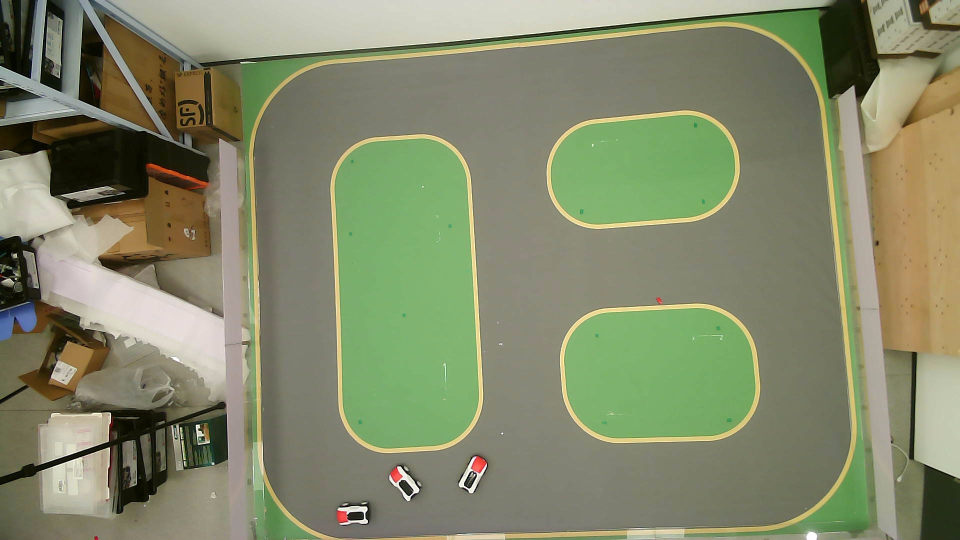
#> input picture 2.jpg, 1920 x 1080 px, given in place of blank.jpg, which was not available (shown at 1/2 size)
$ python detect_two.py   (older library calls are emulated)
#> lines starting #> are read from the running program, lines starting #| are printed output that depends on the picture; after the words box and inside, x2 and y2 are one past the last pixel; in counts of white or black regions, pixels touching at a corner belong together; long printed decimals are rounded; pictures that were not available may be replaced by others from this repository, and a replacement may not be noted
#> further down, img_refer is the input picture: shape (1080, 1920, 3); mean B, G, R 106.5, 136.9, 131.2
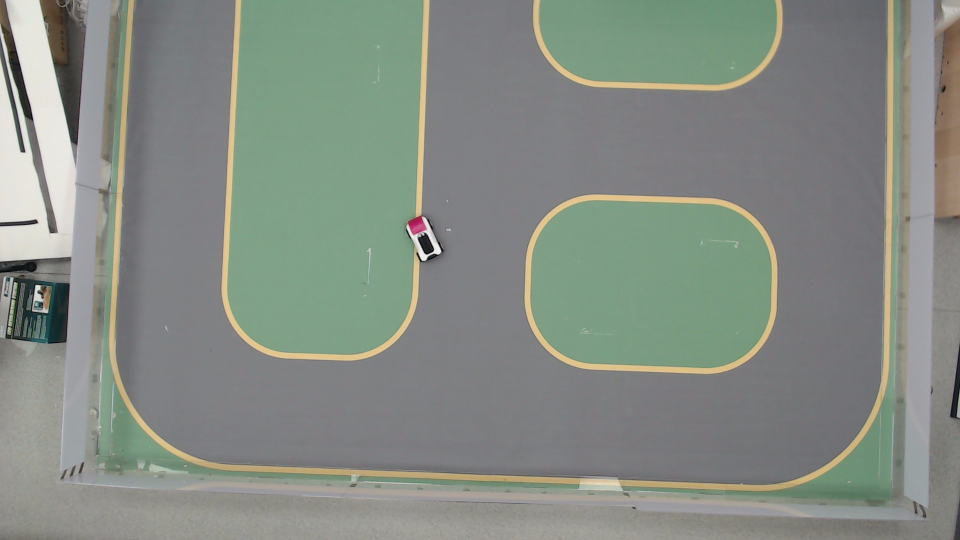
#> input picture c3.jpg, 1920 x 1080 px (shown at 1/2 size)
#> further down, img_current is the input picture: shape (1080, 1920, 3); mean B, G, R 131.9, 140.1, 132.9

import numpy as np
import cv2
import logging
import math
import imutils
from time import sleep
import time
np.set_printoptions(threshold=np.inf)
logging.basicConfig(level=logging.DEBUG,format='%(asctime)s - %(levelname)s: %(message)s')
# logging.basicConfig(level=logging.DEBUG,
#                     format='%(asctime)s - %(filename)s[line:%(lineno)d] - %(levelname)s: %(message)s')
class CarDetection:
    # [149 lines left out: functions __init__, pic_process, flash_last_frame, car_location_detection, car_direction_detection, car_info and 1 more, not called in this run]

class PointRotation:
    # [15 lines left out: functions __init__, rotating_coordinate, not called in this run]
    def move_coordinate(self,point):
        self.middle_point =  (point[0] - self.refer1_point[0],point[1] - self.refer1_point[1])
    def final_coordinate(self,point):
        self.transform_point = (point[0],point[1] + 250)
    # [5 lines left out: function transform, not called in this run]

class RedCar:
    # [131 lines left out: functions __init__, location, car_info, not called in this run]

class BlueCar:
    # [127 lines left out: functions __init__, location, car_info, not called in this run]


class CyanCar:
    def __init__(self, frame):
        self.car_location = ((0, 0), (80, 40), 0)
        self.car_direction = 0
        self.car_point = (0, 0)
        self.car_pic_rect = (0, 0, 80, 40)
        self.cyan_block_location = ((0, 0), (10, 5), 0)
        self.refer_frame = frame
        self.current_frame = frame
        self.car_thresh = 60
        self.car_kernel = np.ones((9, 9), np.uint8)
        self.lower_cyan = np.array([165, 43, 46])
        self.upper_cyan = np.array([170, 255, 255])
        self.cyan_block_kernel = np.ones((3, 3), np.uint8)
        self.cyan_pixel = 20
        self.cyan_area = 10
        self.head_point = (0, 0)
        self.detection_flag = False

    def location(self):
        # cv2.imshow("refer",self.refer_frame)
        # cv2.imshow("current",self.current_frame)
        # cv2.waitKey(100000)
        diff = cv2.absdiff(self.current_frame, self.refer_frame)
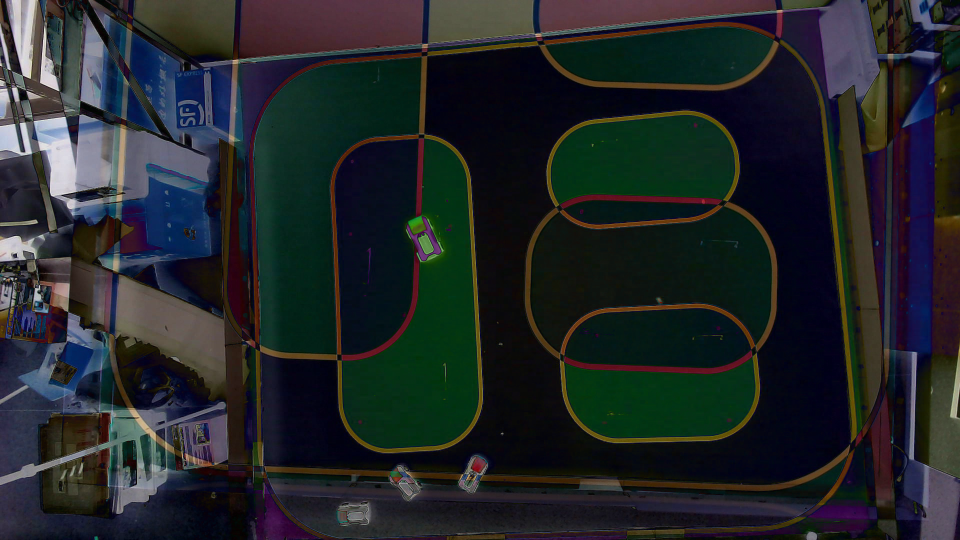
#> diff: shape (1080, 1920, 3) (shown at 1/2 size); mean B, G, R 40.3, 38.3, 33.8
        gray = cv2.cvtColor(diff, cv2.COLOR_RGB2GRAY)
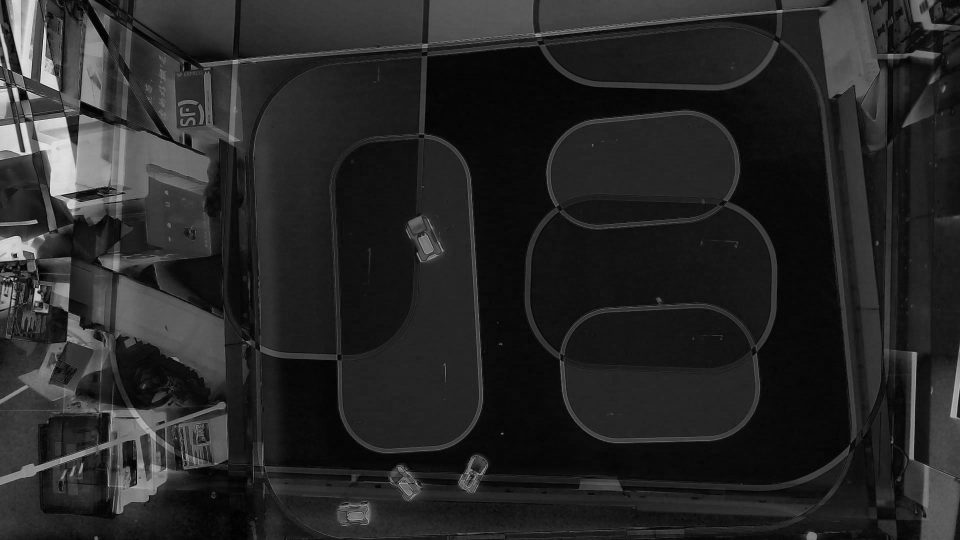
#> gray: shape (1080, 1920) (shown at 1/2 size); min 0, max 233, mean 38.4
        _, thresh = cv2.threshold(gray, self.car_thresh, 255, 0)
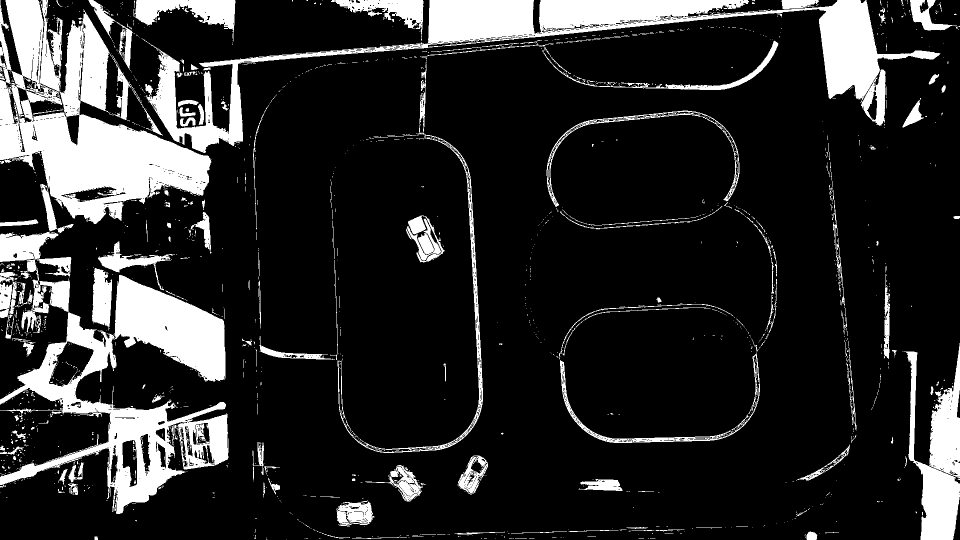
#> thresh: shape (1080, 1920) (shown at 1/2 size); 16.9% white; 1863 white regions (1640 under 20 px), largest, box (x1, y1, x2, y2) and area: (0, 0, 423, 448) 80836, (284, 0, 1881, 306) 78433, (0, 625, 457, 1028) 43639
        open = cv2.morphologyEx(thresh, cv2.MORPH_CLOSE, self.car_kernel)
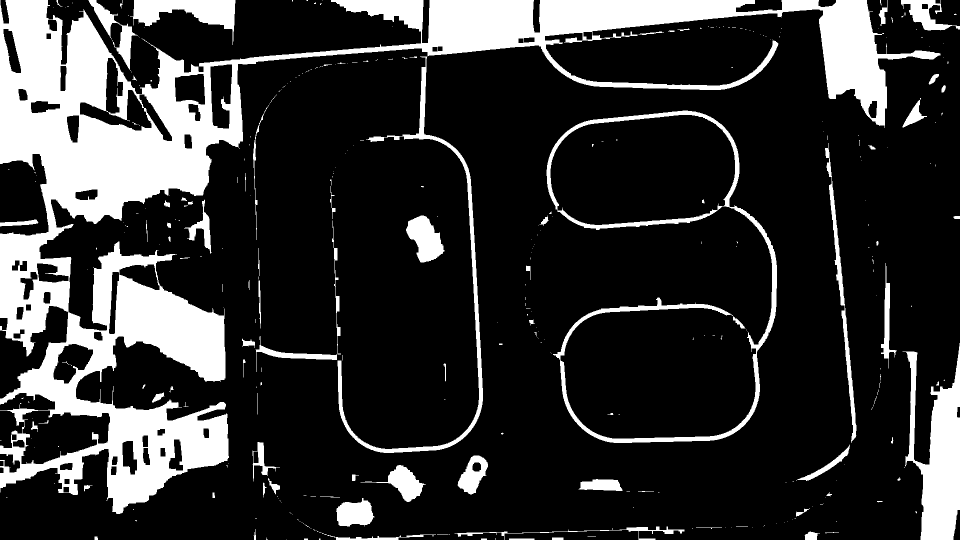
#> open: shape (1080, 1920) (shown at 1/2 size); 20.2% white; 362 white regions (272 under 20 px)
        # cv2.imshow("diff thresh",thresh)
        # cv2.imshow("diff open",open)
        # cv2.waitKey(100000)
        car_contours, car_hier = cv2.findContours(open, cv2.RETR_EXTERNAL, cv2.CHAIN_APPROX_SIMPLE)
#> car_contours = 346 contours, 284 with area under 20; largest, box (x1, y1, x2, y2) and area: (0, 0, 1881, 1028) 360841, (1093, 221, 1554, 886) 85753, (1805, 686, 1920, 1080) 22029, (675, 112, 966, 906) 9075, (260, 0, 471, 90) 7630; car_hier = 346 rows, first 6: [1, -1, -1, -1], [2, 0, -1, -1], [3, 1, -1, -1], [4, 2, -1, -1], [5, 3, -1, -1], [6, 4, -1, -1]
        print("%%%%", len(car_contours))
#| %%%% 346
        if len(car_contours) == 0:
            # no car detected
            self.detection_flag = False
        for cidx, cnt in enumerate(car_contours):
            car_x, car_y, car_w, car_h = cv2.boundingRect(cnt)
            self.car_pic_rect = (car_x, car_y, car_w, car_h)
            car = self.current_frame[car_y:car_y + car_h, car_x:car_x + car_w]
            car_hsv = cv2.cvtColor(car, cv2.COLOR_BGR2HSV)
            # process for the red block
            car_mask = cv2.inRange(car_hsv, lowerb=self.lower_cyan, upperb=self.upper_cyan)
            cyan_light = car_mask.sum()
            # cv2.imshow("mask",car_mask)
            # cv2.imshow("car",car)
            # cv2.waitKey(20000)
            # at least 10 pixel
            if cyan_light > self.cyan_pixel * 255:
                # print("light is: ",(red_light))
                self.car_location = cv2.minAreaRect(cnt)
                print("car location: ", self.car_location)
                # process the red block area
                car_open = cv2.morphologyEx(car_mask, cv2.MORPH_OPEN, self.cyan_block_kernel)
                car_close = cv2.morphologyEx(car_mask, cv2.MORPH_CLOSE, self.cyan_block_kernel)
                # [5 lines of commented-out code are left out]
                cyan_block_contours, cyan_block_hier = cv2.findContours(car_open, cv2.RETR_EXTERNAL,
                                                                        cv2.CHAIN_APPROX_SIMPLE)
                for cyan_block_cidx, cyan_block_cnt in enumerate(cyan_block_contours):
                    area = cv2.contourArea(cyan_block_cnt)
                    if area > self.cyan_area:
                        self.cyan_block_location = cv2.minAreaRect(cyan_block_cnt)
                        print("cyan block: ", self.cyan_block_location)
                        self.detection_flag = True
                        break
                else:
                    continue
                break
            else:
                # no car detected
                self.detection_flag = False
#> this loop made 194 passes
#> (cnt, car_x, car_y, car_w, car_h, car, car_hsv, car_mask) on passes 11, 18, 22, 25: ([[897, 1069], [899, 1069]], 897, 1069, 3, 1, [[154, 159, 160], [153, 158, 159], [152, 157, 158]], [[25, 10, 160], [25, 10, 159], [25, 10, 158]], [[0, 0, 0]]), ([[631, 1061], [632, 1061]], 631, 1061, 2, 1, [[146, 150, 151], [143, 147, 148]], [[24, 8, 151], [24, 9, 148]], [[0, 0]]), ([[1384, 1056], [1385, 1056]], 1384, 1056, 2, 1, [[130, 138, 138], [130, 138, 138]], [[30, 15, 138], [30, 15, 138]], [[0, 0]]), ([[618, 1055], [619, 1055]], 618, 1055, 2, 1, [[147, 152, 150], [147, 152, 150]], [[42, 8, 152], [42, 8, 152]], [[0, 0]])
#> (car_x, car_y, car_w, car_h, car, car_hsv, car_mask) on passes 1, 21, 23, 26, 27, 28: (572, 1079, 1, 1, [[148, 154, 153]], [[35, 10, 154]], [0]), (623, 1057, 1, 1, [[144, 146, 146]], [[30, 3, 146]], [0]), (621, 1056, 1, 1, [[145, 147, 147]], [[30, 3, 147]], [0]), (1504, 1054, 1, 1, [[118, 130, 130]], [[30, 24, 130]], [0]), (1463, 1054, 1, 1, [[134, 136, 137]], [[20, 6, 137]], [0]), (1451, 1054, 1, 1, [[126, 133, 136]], [[21, 19, 136]], [0])
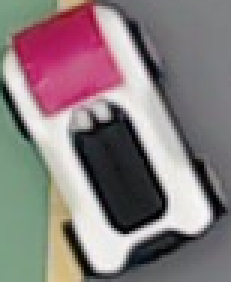
#> car: shape (94, 77, 3) (shown 3 times larger); mean B, G, R 126.6, 124.9, 137.1
#> car_hsv: shape (94, 77, 3); mean H, S, V 98, 46, 143.2
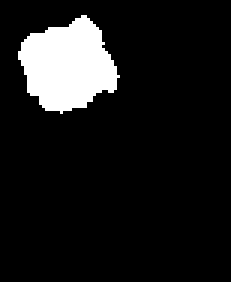
#> car_mask: shape (94, 77) (shown 3 times larger); 10.2% white; 1 white region, box (x1, y1, x2, y2) and area: (6, 5, 40, 38) 741
#> car_open: shape (94, 77); 10.1% white; 1 white region, box (x1, y1, x2, y2) and area: (6, 6, 39, 37) 734

    def car_info(self, frame):
        self.current_frame = frame
        self.location()
        print("cyan flag is: ", self.detection_flag)
#| cyan flag is:  True
        if self.detection_flag:
            self.car_direction = self.car_location[2]
            self.car_point = self.car_location[0]
            car_area_width = self.car_location[1][0]
            car_area_height = self.car_location[1][1]

            car_pic_rect_width = self.car_pic_rect[2]
            car_pic_rect_height = self.car_pic_rect[3]
            print("car rect width", self.car_pic_rect)
#| car rect width (812, 431, 77, 94)
            red_block_x = self.cyan_block_location[0][0]
            red_block_y = self.cyan_block_location[0][1]
            if car_area_width > car_area_height:
                if self.car_direction > -25:
                    if red_block_x > 0.5 * car_pic_rect_width:
                        pass
                    else:
                        self.car_direction -= 180
                else:
                    if red_block_y < 0.5 * car_pic_rect_height:
                        pass
                    else:
                        self.car_direction -= 180
            else:
                if self.car_direction > -65:
                    if red_block_y < 0.5 * car_pic_rect_height:
                        self.car_direction -= 90
                    else:
                        self.car_direction -= 270
                else:
                    if red_block_x < 0.5 * car_pic_rect_width:
                        self.car_direction -= 90
                    else:
                        self.car_direction -= 270
            car_pi_angel = (-1 * self.car_direction) / 180 * math.pi
            head_x = self.car_point[0] + 50 * math.cos(car_pi_angel)
            head_y = self.car_point[1] - 50 * math.sin(car_pi_angel)
            self.head_point = (head_x, head_y)
        else:
            self.head_point = (-1, -1)
            self.car_point = (-1, -1)


# [23 lines left out: functions refer_init, open_video_write, not called in this run]
# 1300-1800
# 2300-2800

# 3300-3800
# 4300-4800
if __name__ == "__main__":
    # [9 lines of commented-out code are left out]
    img_refer = cv2.imread('blank.jpg')
    img_current = cv2.imread('c3.jpg')
    # img_refer = cv2.resize(img_refer,(int(1920/2),int(1080/2)))
    # img_current = cv2.resize(img_current,(int(1920/2),int(1080/2)))
    blue_car = CyanCar(img_refer)
    blue_car.car_info(img_current)
    print("middle point: ",blue_car.car_point)
#| middle point:  (851.155, 475.981)
    print("angle",blue_car.car_direction)
#| angle -114.179
    print("head point: ",blue_car.head_point)
#| head point:  (830.675, 430.368)

    # [63 lines of commented-out code are left out]


'''
    diff = cv2.absdiff(img_current,img_refer)
    img_resize = cv2.resize(diff,(int(1920),int(1080)))
    gray = cv2.cvtColor(img_resize,cv2.COLOR_RGB2GRAY)
    _,thresh = cv2.threshold(gray,10,255,0)
    kernel = np.ones((9,9),np.uint8)
    open = cv2.morphologyEx(thresh, cv2.MORPH_OPEN, kernel)
    # closing = cv2.morphologyEx(thresh, cv2.MORPH_OPEN, kernel)
    contours, hier = cv2.findContours(open, cv2.RETR_EXTERNAL, cv2.CHAIN_APPROX_SIMPLE)
    lower_red = np.array([156, 43, 46])
    upper_red = np.array([180, 255, 255])
    for cidx,cnt in enumerate(contours):
        line_kernel = np.ones((5,5),np.uint8)
        x, y, w, h = cv2.boundingRect(cnt)
        print("fds",cv2.boundingRect(cnt))
        roi = img_current[y:y+h,x:x+w]
        roi_hsv = cv2.cvtColor(roi, cv2.COLOR_BGR2HSV)
        low_hsv = np.array([156,100,100])
        high_hsv = np.array([180,255,255])
        roi_mask = cv2.inRange(roi_hsv,lowerb=low_hsv,upperb=high_hsv)
        light = roi_mask.sum()
        if light > 10 * 255:
            print("light is: ",(light))
            car_location = cv2.minAreaRect(cnt)
            print("car location: ",car_location)
            roi_open = cv2.morphologyEx(roi_mask, cv2.MORPH_OPEN, line_kernel)
            roi_close = cv2.morphologyEx(roi_open, cv2.MORPH_CLOSE, line_kernel)
            cv2.imshow("mask",roi_mask)
            cv2.imshow("open",roi_open)
            cv2.imshow("close",roi_close)
            roi_contours, roi_hier = cv2.findContours(roi_close, cv2.RETR_EXTERNAL, cv2.CHAIN_APPROX_SIMPLE)
            for cidx,roi_cnt in enumerate(roi_contours):

                roi_rect = cv2.minAreaRect(roi_cnt)
                roi_box = cv2.cv.Boxpoints(roi_rect) if imutils.is_cv2() else cv2.boxPoints(roi_rect)
                roi_box = np.int0(roi_box)
                print("box is: ",roi_rect)
                cv2.drawContours(roi, [roi_box], 0, (0, 0, 255), 2)
                cv2.imshow("roi",roi)
                # cv2.imshow("d",diff_r)
                k = cv2.waitKey(1000000)
                if k == 27:
                    cv2.destroyAllWindows()
                else:
                    continue


    # first image
    img_current = cv2.imread('2446.jpg')
    car.car_detection(img_current)
    pixel_width = 300/1920
    pixel_height = 150/1080
    x_location = pixel_width * car.location_x
    y_location = pixel_height * car.location_y
    print("car location is: ",x_location  ,y_location)
    print("car direction is: ",car.location_direction)
    location_point = (x_location,y_location)
    point_rotation.transform((890*2,502*2))
    print("real world location is: ", point_rotation.transform_point)
    pixel_width = 300/1920
    pixel_height = 150/1080
    x_location = car.location[0][0] * pixel_width
    y_location = car.location[0][1] * pixel_height
    print("&&&&&&&&&",x_location,y_location)
    print("direction: ",car.car_direction)


    image_stitch = Image_Stitching()
    up_img1 = cv2.imread("./1220dataset/1301.jpg")
    down_img1 = cv2.imread("./1220dataset/2301.jpg")
    cv2.imshow("up",up_img1)
    cv2.imshow("down",down_img1)
    k = cv2.waitKey(100000)
    if k == 27:
        cv2.destroyAllWindows()


    # current_direction_detection1(img_current)
    img_refer = cv2.imread('1223.jpg')
    car = CarDetection(img_refer)
    # first image
    img_current = cv2.imread('1190.jpg')
    car.car_detection(img_current)
    print("location:",car.location)
    print("direction: ",car.direction)
    # second image
    img_next = cv2.imread("1193.jpg")
    # cv2.imshow("next",img_next)
    # cv2.waitKey(1000)
    car.car_detection(img_next)
    print("location:",car.location)
    print("direction: ",car.direction)
    # third image
    img_next = cv2.imread("1074.jpg")
    car.car_detection(img_next)
    print("location:",car.location)
    print("direction: ",car.direction)
'''
